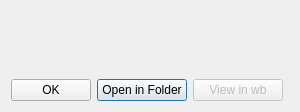
<?xml version="1.0" encoding="UTF-8"?>
<ui version="4.0">
 <class>ResultsDialog</class>
 <widget class="QDialog" name="ResultsDialog">
  <property name="geometry">
   <rect>
    <x>0</x>
    <y>0</y>
    <width>297</width>
    <height>112</height>
   </rect>
  </property>
  <property name="windowTitle">
   <string>Results</string>
  </property>
  <layout class="QGridLayout" name="gridLayout">
   <item row="1" column="1">
    <widget class="QPushButton" name="openInFolderButton">
     <property name="minimumSize">
      <size>
       <width>90</width>
       <height>0</height>
      </size>
     </property>
     <property name="maximumSize">
      <size>
       <width>90</width>
       <height>16777215</height>
      </size>
     </property>
     <property name="text">
      <string>Open in Folder</string>
     </property>
    </widget>
   </item>
   <item row="1" column="0">
    <widget class="QPushButton" name="okButton">
     <property name="maximumSize">
      <size>
       <width>80</width>
       <height>16777215</height>
      </size>
     </property>
     <property name="text">
      <string>OK</string>
     </property>
    </widget>
   </item>
   <item row="1" column="3">
    <spacer name="horizontalSpacer">
     <property name="orientation">
      <enum>Qt::Horizontal</enum>
     </property>
     <property name="sizeHint" stdset="0">
      <size>
       <width>40</width>
       <height>20</height>
      </size>
     </property>
    </spacer>
   </item>
   <item row="0" column="0" colspan="4">
    <widget class="QLabel" name="msgLabel">
     <property name="text">
      <string/>
     </property>
    </widget>
   </item>
   <item row="1" column="2">
    <widget class="QPushButton" name="viewInWbButton">
     <property name="enabled">
      <bool>false</bool>
     </property>
     <property name="minimumSize">
      <size>
       <width>90</width>
       <height>0</height>
      </size>
     </property>
     <property name="maximumSize">
      <size>
       <width>90</width>
       <height>16777215</height>
      </size>
     </property>
     <property name="text">
      <string>View in wb</string>
     </property>
    </widget>
   </item>
  </layout>
 </widget>
 <resources/>
 <connections/>
</ui>
